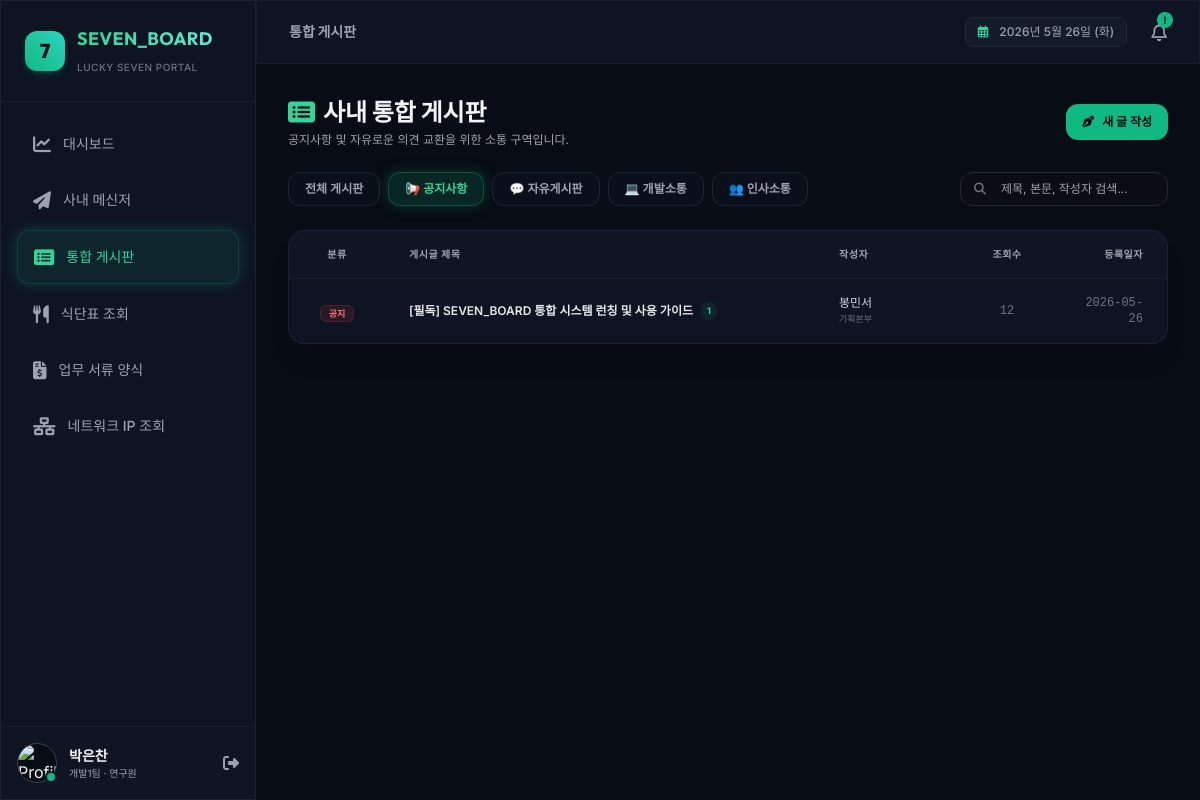
The app's page /board?category=Notice (signed in) with its own data.
### tables this page shows
CREATE TABLE users (
        id TEXT PRIMARY KEY,
        email TEXT UNIQUE NOT NULL,
        password TEXT NOT NULL,
        name TEXT NOT NULL,
        department TEXT NOT NULL,
        position TEXT NOT NULL,
        avatar_url TEXT,
        status TEXT DEFAULT 'Online',
        is_admin INTEGER DEFAULT 0,
        created_at TEXT DEFAULT (datetime('now', 'localtime'))
    );

CREATE TABLE posts (
        id TEXT PRIMARY KEY,
        author_id TEXT NOT NULL,
        category TEXT NOT NULL,
        title TEXT NOT NULL,
        content TEXT NOT NULL,
        views INTEGER DEFAULT 0 NOT NULL,
        created_at TEXT DEFAULT (datetime('now', 'localtime')),
        updated_at TEXT DEFAULT (datetime('now', 'localtime')),
        FOREIGN KEY (author_id) REFERENCES users(id) ON DELETE SET NULL
    );

### app.py (the view)
@app.route('/board')
@login_required
def board_list():
    category = request.args.get('category', 'All')
    search_query = request.args.get('search', '').strip()
    conn = get_db_connection()
    query = '''
        SELECT p.*, u.name as author_name, u.department as author_dept,
          (SELECT COUNT(*) FROM comments WHERE post_id = p.id) as comment_count
        FROM posts p
        JOIN users u ON p.author_id = u.id
    '''
    params = []
    conditions = []
    if category != 'All':
        conditions.append('p.category = ?')
        params.append(category)
    if search_query:
        conditions.append('(p.title LIKE ? OR p.content LIKE ? OR u.name LIKE ?)')
        params.extend([f"%{search_query}%", f"%{search_query}%", f"%{search_query}%"])
    if conditions:
        query += ' WHERE ' + ' AND '.join(conditions)
    query += ' ORDER BY p.created_at DESC'
    posts = conn.execute(query, params).fetchall()
    conn.close()
    return render_template('board_list.html', posts=posts, category=category, search=search_query)

### templates/board_list.html (shortened to what this page needs)
{% extends 'layout.html' %}
{% block content %}
<div class="space-y-6 animate-fade-in">
    <div class="flex flex-col md:flex-row md:items-center justify-between gap-4">
        <div>
            <h2 class="text-2xl font-bold font-outfit text-gray-100 flex items-center gap-2">
                <i class="fa-solid fa-rectangle-list text-emerald-400"></i> 사내 통합 게시판
            </h2>
            <p class="text-xs text-gray-400 mt-1">공지사항 및 자유로운 의견 교환을 위한 소통 구역입니다.</p>
        </div>
        <a href="{{ url_for('board_write') }}" class="bg-emerald-500 hover:bg-emerald-400 text-darkBg font-bold px-4 py-2.5 rounded-xl text-xs flex items-center gap-2 hover:shadow-lg hover:shadow-emerald-500/10 active:scale-[0.98] transition-all cursor-pointer">
            <i class="fa-solid fa-pen-nib"></i>
            <span>새 글 작성</span>
        </a>
    </div>
    <div class="grid grid-cols-1 md:grid-cols-4 gap-4 items-center">
        <div class="md:col-span-3 flex flex-wrap gap-2">
            {% set categories = [('All', '전체 게시판'), ('Notice', '📢 공지사항'), ('Free', '💬 자유게시판'), ('Dept_Dev', '💻 개발소통'), ('Dept_HR', '👥 인사소통')] %}
            {% for cat_val, cat_label in categories %}
            <a href="{{ url_for('board_list', category=cat_val, search=search) }}"
               class="px-4 py-2 rounded-xl text-xs font-semibold border transition-all duration-300
               {% if category == cat_val %} bg-emerald-500/15 text-emerald-400 border-emerald-500/30 active-glow
               {% else %} bg-gray-900/40 text-gray-400 border-gray-800/80 hover:text-gray-200 hover:bg-gray-800/40 {% endif %}">
                {{ cat_label }}
            </a>
            {% endfor %}
        </div>
        <form action="{{ url_for('board_list') }}" method="GET" class="relative">
            <span class="absolute inset-y-0 left-0 flex items-center pl-3.5 text-gray-500 text-xs">
                <i class="fa-solid fa-magnifying-glass"></i>
            </span>
            <input type="text" name="search" value="{{ search }}" placeholder="제목, 본문, 작성자 검색..." class="w-full bg-[#0a0e1a]/80 border border-gray-800 focus:border-emerald-500/30 rounded-xl py-2 pl-10 pr-4 text-xs outline-none transition-colors text-gray-200">
        </form>
    </div>
    <div class="glass-panel rounded-2xl overflow-hidden border border-gray-800/80 shadow-xl">
        <table class="w-full text-left border-collapse">
            <thead>
                <tr class="bg-gray-900/50 text-[10px] text-gray-400 font-bold uppercase tracking-wider border-b border-gray-800/60">
                    <th class="px-6 py-4 w-24 text-center">분류</th>
                    <th class="px-6 py-4">게시글 제목</th>
                    <th class="px-6 py-4 w-36">작성자</th>
                    <th class="px-6 py-4 w-24 text-center">조회수</th>
                    <th class="px-6 py-4 w-28 text-right">등록일자</th>
                </tr>
            </thead>
            <tbody class="divide-y divide-gray-800/40">
                {% if posts %}
                    {% for post in posts %}
                    <tr class="hover:bg-gray-900/20 transition-colors group">
                        <td class="px-6 py-4 text-center shrink-0">
                            <span class="text-[9px] font-bold px-2 py-0.5 rounded-md
                            {% if post.category == 'Notice' %} bg-red-500/10 text-red-400 border border-red-500/20
                            {% elif post.category == 'Free' %} bg-emerald-500/10 text-emerald-400 border border-emerald-500/20
                            {% elif post.category == 'Dept_Dev' %} bg-blue-500/10 text-blue-400 border border-blue-500/20
                            {% else %} bg-gray-800 text-gray-400 {% endif %}">
                                {% if post.category == 'Notice' %} 공지
                                {% elif post.category == 'Free' %} 자유
                                {% elif post.category == 'Dept_Dev' %} 개발
                                {% elif post.category == 'Dept_HR' %} 인사
                                {% else %} 일반 {% endif %}
                            </span>
                        </td>
                        <td class="px-6 py-4">
                            <div class="flex items-center gap-2">
                                <a href="{{ url_for('board_detail', post_id=post.id) }}" class="text-xs font-semibold text-gray-200 hover:text-emerald-400 group-hover:translate-x-0.5 transition-all line-clamp-1">
                                    {{ post.title }}
                                </a>
                                {% if post.comment_count > 0 %}
                                <span class="text-[9px] font-bold bg-emerald-500/10 text-emerald-400 px-1.5 py-0.5 rounded-full">
                                    {{ post.comment_count }}
                                </span>
                                {% endif %}
                            </div>
                        </td>
                        <td class="px-6 py-4 text-xs font-medium text-gray-300">
                            {{ post.author_name }}
                            <span class="text-[9px] text-gray-500 block font-normal">{{ post.author_dept }}</span>
                        </td>
                        <td class="px-6 py-4 text-center text-xs font-mono text-gray-500">
                            {{ post.views }}
                        </td>
                        <td class="px-6 py-4 text-right text-xs font-mono text-gray-500">
                            {{ post.created_at[:10] }}
                        </td>
                    </tr>
                    {% endfor %}
                {% else %}
                    <tr>
                        <td colspan="5" class="px-6 py-12 text-center text-xs text-gray-500">
                            등록된 게시글이 없습니다.
                        </td>
                    </tr>
                {% endif %}
            </tbody>
        </table>
    </div>
</div>
{% endblock %}

### templates/layout.html (shortened to what this page needs)
<!DOCTYPE html>
<html lang="ko">
<head>
    <script src="https://cdn.tailwindcss.com"></script>
    <link rel="stylesheet" href="https://cdnjs.cloudflare.com/ajax/libs/font-awesome/6.4.0/css/all.min.css">
</head>
<body class="bg-darkBg text-gray-100 font-sans min-h-screen overflow-x-hidden">
    <div class="flex h-screen overflow-hidden">
        <aside class="w-64 glass-panel border-r border-gray-800/80 flex flex-col justify-between h-full z-30 shrink-0 transition-transform duration-300">
            <div>
                <div class="p-6 border-b border-gray-800/60 flex items-center gap-3">
                    <div class="h-10 w-10 bg-gradient-to-tr from-emerald-500 to-teal-400 rounded-xl flex items-center justify-center text-darkBg font-extrabold text-xl font-outfit shadow-md shadow-emerald-500/20 active-glow">
                        7
                    </div>
                    <div>
                        <h1 class="text-lg font-bold font-outfit tracking-wide bg-gradient-to-r from-emerald-400 to-teal-300 bg-clip-text text-transparent">
                        </h1>
                        <span class="text-[10px] text-gray-500 font-medium uppercase tracking-wider">Lucky Seven Portal</span>
                    </div>
                </div>
                <nav class="p-4 space-y-1">
                    <a href="{{ url_for('dashboard') }}" class="flex items-center gap-3 px-4 py-3 rounded-xl transition-all duration-300 group {% if request.path == '/' %} bg-emerald-500/10 text-emerald-400 border border-emerald-500/20 active-glow {% else %} text-gray-400 hover:text-gray-200 hover:bg-gray-800/40 {% endif %}">
                        <i class="fa-solid fa-chart-line text-lg group-hover:scale-110 transition-transform"></i>
                        <span class="text-sm font-medium">대시보드</span>
                    </a>
                    <a href="{{ url_for('chat') }}" class="flex items-center gap-3 px-4 py-3 rounded-xl transition-all duration-300 group {% if request.path == '/chat' %} bg-emerald-500/10 text-emerald-400 border border-emerald-500/20 active-glow {% else %} text-gray-400 hover:text-gray-200 hover:bg-gray-800/40 {% endif %}">
                        <i class="fa-solid fa-paper-plane text-lg group-hover:rotate-12 transition-transform"></i>
                        <span class="text-sm font-medium">사내 메신저</span>
                    </a>
                    <a href="{{ url_for('board_list') }}" class="flex items-center gap-3 px-4 py-3 rounded-xl transition-all duration-300 group {% if request.path == '/board' or '/board/' in request.path %} bg-emerald-500/10 text-emerald-400 border border-emerald-500/20 active-glow {% else %} text-gray-400 hover:text-gray-200 hover:bg-gray-800/40 {% endif %}">
                        <i class="fa-solid fa-rectangle-list text-lg group-hover:scale-110 transition-transform"></i>
                        <span class="text-sm font-medium">통합 게시판</span>
                    </a>
                    <a href="{{ url_for('menu') }}" class="flex items-center gap-3 px-4 py-3 rounded-xl transition-all duration-300 group {% if request.path == '/menu' %} bg-emerald-500/10 text-emerald-400 border border-emerald-500/20 active-glow {% else %} text-gray-400 hover:text-gray-200 hover:bg-gray-800/40 {% endif %}">
                        <i class="fa-solid fa-utensils text-lg group-hover:scale-110 transition-transform"></i>
                        <span class="text-sm font-medium">식단표 조회</span>
                    </a>
                    <a href="{{ url_for('documents') }}" class="flex items-center gap-3 px-4 py-3 rounded-xl transition-all duration-300 group {% if request.path == '/documents' %} bg-emerald-500/10 text-emerald-400 border border-emerald-500/20 active-glow {% else %} text-gray-400 hover:text-gray-200 hover:bg-gray-800/40 {% endif %}">
                        <i class="fa-solid fa-file-invoice-dollar text-lg group-hover:scale-110 transition-transform"></i>
                        <span class="text-sm font-medium">업무 서류 양식</span>
                    </a>
                    <a href="{{ url_for('network') }}" class="flex items-center gap-3 px-4 py-3 rounded-xl transition-all duration-300 group {% if request.path == '/network' %} bg-emerald-500/10 text-emerald-400 border border-emerald-500/20 active-glow {% else %} text-gray-400 hover:text-gray-200 hover:bg-gray-800/40 {% endif %}">
                        <i class="fa-solid fa-network-wired text-lg group-hover:scale-110 transition-transform"></i>
                        <span class="text-sm font-medium">네트워크 IP 조회</span>
                    </a>
                </nav>
            </div>
            {% if g.user %}
            <div class="p-4 border-t border-gray-800/60 bg-gray-900/30">
                <div class="flex items-center gap-3">
                    <div class="relative">
                        {% if g.user.avatar_url %}
                        <img class="h-10 w-10 rounded-full border border-gray-700 bg-darkBg object-cover" src="{{ g.user.avatar_url }}" alt="Profile" onerror="this.src='https://cdn-icons-png.flaticon.com/512/3135/3135715.png'">
                        {% else %}
                        <img class="h-10 w-10 rounded-full border border-gray-700 bg-darkBg" src="https://cdn-icons-png.flaticon.com/512/3135/3135715.png" alt="Profile">
                        {% endif %}
                        <span class="absolute bottom-0 right-0 h-3 w-3 rounded-full border-2 border-darkCard
                        {% if g.user.status == 'Online' %} bg-emerald-500
                        {% elif g.user.status == 'Away' %} bg-amber-500
                        {% else %} bg-gray-500 {% endif %}"></span>
                    </div>
                    <div class="flex-1 min-w-0">
                        <p class="text-sm font-semibold truncate">{{ g.user.name }}</p>
                        <p class="text-[10px] text-gray-400 truncate">{{ g.user.department }} · {{ g.user.position }}</p>
                    </div>
                    <a href="{{ url_for('logout') }}" title="로그아웃" class="text-gray-400 hover:text-red-400 transition-colors">
                        <i class="fa-solid fa-right-from-bracket text-md"></i>
                    </a>
                </div>
            </div>
            {% endif %}
        </aside>
        <div class="flex-1 flex flex-col overflow-hidden bg-darkBg">
            <header class="h-16 glass-panel border-b border-gray-800/60 flex items-center justify-between px-8 z-20 shrink-0">
                <div class="flex items-center gap-4">
                    <div class="text-sm font-semibold font-outfit text-gray-400">
                        {% if request.path == '/' %} 대시보드
                        {% elif request.path == '/chat' %} 사내 메신저
                        {% elif '/board' in request.path %} 통합 게시판
                        {% elif request.path == '/menu' %} 사내 식단표
                        {% elif request.path == '/documents' %} 서류 양식 관리
                        {% elif request.path == '/network' %} 네트워크 IP 현황
                        {% endif %}
                    </div>
                </div>
                <div class="flex items-center gap-6">
                    <div class="text-xs text-gray-400 font-medium bg-gray-800/30 px-3 py-1.5 rounded-lg border border-gray-800">
                        <i class="fa-regular fa-calendar-days text-emerald-400 mr-2"></i>
                        <span id="header-live-time">Loading...</span>
                    </div>
                    <div class="relative cursor-pointer text-gray-400 hover:text-gray-200 transition-colors">
                        <i class="fa-regular fa-bell text-lg"></i>
                        <span class="absolute -top-1.5 -right-1.5 h-4 w-4 bg-emerald-500 text-[10px] font-bold text-darkBg rounded-full flex items-center justify-center animate-pulse">
                            !
                        </span>
                    </div>
                </div>
            </header>
            <main class="flex-1 overflow-y-auto p-8 relative">
                {% block content %}{% endblock %}
            </main>
        </div>
    </div>
</body>
</html>

### records on screen
users: user.name "박은찬", user.department "개발1팀", user.position "연구원"
posts: category "공지", title "[필독] SEVEN_BOARD 통합 시스템 런칭 및 사용 가이드", comment_count "1", author_name "봉민서", author_dept "기획본부", views "12", created_at "2026-05-26"

### other values on screen
{{ cat_label }} "전체 게시판" "📢 공지사항" "💬 자유게시판" "💻 개발소통" "👥 인사소통"
